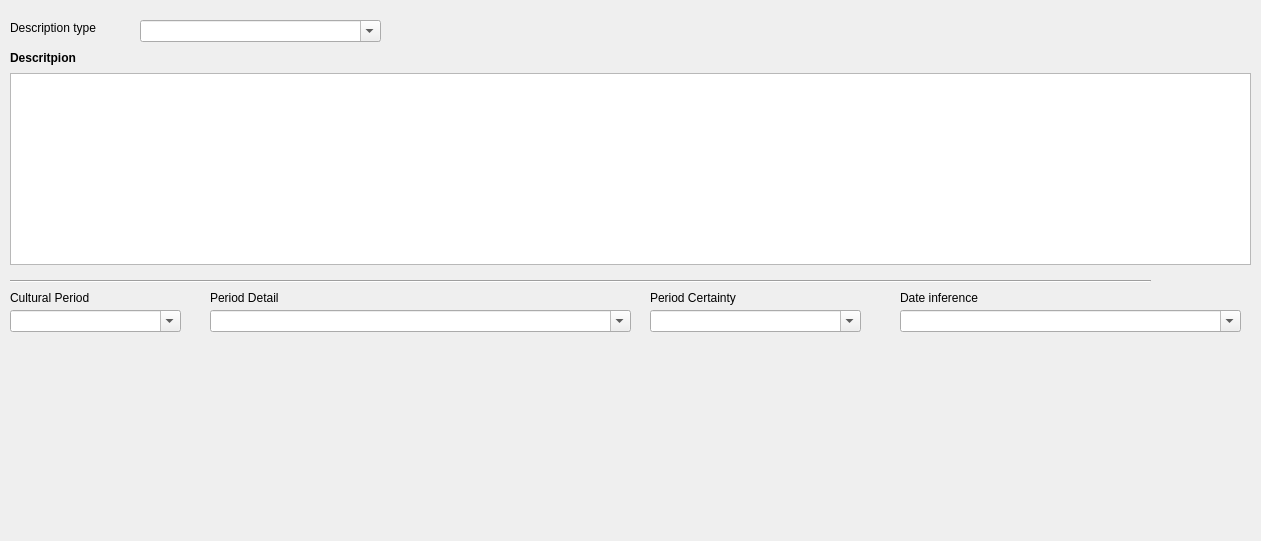
       <widget class="QWidget" name="toolBoxPage2">
        <property name="geometry">
         <rect>
          <x>0</x>
          <y>0</y>
          <width>1261</width>
          <height>541</height>
         </rect>
        </property>
        <attribute name="label">
         <string>Description Group - Period Group</string>
        </attribute>
        <widget class="QTextEdit" name="textEdit_description">
         <property name="geometry">
          <rect>
           <x>10</x>
           <y>73</y>
           <width>1241</width>
           <height>192</height>
          </rect>
         </property>
         <property name="sizePolicy">
          <sizepolicy hsizetype="Expanding" vsizetype="Expanding">
           <horstretch>0</horstretch>
           <verstretch>0</verstretch>
          </sizepolicy>
         </property>
         <property name="minimumSize">
          <size>
           <width>0</width>
           <height>20</height>
          </size>
         </property>
         <property name="maximumSize">
          <size>
           <width>16777215</width>
           <height>16000000</height>
          </size>
         </property>
         <property name="font">
          <font>
           <pointsize>8</pointsize>
          </font>
         </property>
        </widget>
        <widget class="QLabel" name="label_13">
         <property name="geometry">
          <rect>
           <x>10</x>
           <y>50</y>
           <width>91</width>
           <height>16</height>
          </rect>
         </property>
         <property name="sizePolicy">
          <sizepolicy hsizetype="Expanding" vsizetype="Preferred">
           <horstretch>0</horstretch>
           <verstretch>0</verstretch>
          </sizepolicy>
         </property>
         <property name="font">
          <font>
           <weight>75</weight>
           <bold>true</bold>
          </font>
         </property>
         <property name="text">
          <string>Descritpion</string>
         </property>
        </widget>
        <widget class="Line" name="line_4">
         <property name="geometry">
          <rect>
           <x>10</x>
           <y>273</y>
           <width>1141</width>
           <height>16</height>
          </rect>
         </property>
         <property name="orientation">
          <enum>Qt::Horizontal</enum>
         </property>
        </widget>
        <widget class="QComboBox" name="comboBox_definiton">
         <property name="geometry">
          <rect>
           <x>140</x>
           <y>20</y>
           <width>241</width>
           <height>22</height>
          </rect>
         </property>
         <property name="editable">
          <bool>true</bool>
         </property>
         <item>
          <property name="text">
           <string/>
          </property>
         </item>
         <item>
          <property name="text">
           <string>General description</string>
          </property>
         </item>
         <item>
          <property name="text">
           <string>Comments</string>
          </property>
         </item>
         <item>
          <property name="text">
           <string>Summary of Significance </string>
          </property>
         </item>
        </widget>
        <widget class="QLabel" name="label_18">
         <property name="geometry">
          <rect>
           <x>10</x>
           <y>20</y>
           <width>161</width>
           <height>16</height>
          </rect>
         </property>
         <property name="text">
          <string>Description type</string>
         </property>
        </widget>
        <widget class="QComboBox" name="comboBox_cp">
         <property name="geometry">
          <rect>
           <x>10</x>
           <y>310</y>
           <width>171</width>
           <height>22</height>
          </rect>
         </property>
         <property name="editable">
          <bool>true</bool>
         </property>
         <item>
          <property name="text">
           <string/>
          </property>
         </item>
         <item>
          <property name="text">
           <string>Islamic (North Africa)</string>
          </property>
         </item>
         <item>
          <property name="text">
           <string>Classical/Protohistoric/Pre-Islamic (North Africa)</string>
          </property>
         </item>
         <item>
          <property name="text">
           <string>Islamic (Iran)</string>
          </property>
         </item>
         <item>
          <property name="text">
           <string>Unknow</string>
          </property>
         </item>
        </widget>
        <widget class="QComboBox" name="comboBox_pd">
         <property name="geometry">
          <rect>
           <x>210</x>
           <y>310</y>
           <width>421</width>
           <height>22</height>
          </rect>
         </property>
         <property name="editable">
          <bool>true</bool>
         </property>
         <item>
          <property name="text">
           <string/>
          </property>
         </item>
         <item>
          <property name="text">
           <string>Roman Imperial (North Africa)</string>
          </property>
         </item>
         <item>
          <property name="text">
           <string>Islamic, Late (Ottoman/Saadi/Wattasid/Alaouite/Colonial) (North Africa)</string>
          </property>
         </item>
         <item>
          <property name="text">
           <string>Islamic, Early (Tahirid/Saffarid/Samanid/Buyids)(Iran)</string>
          </property>
         </item>
         <item>
          <property name="text">
           <string>Unknown</string>
          </property>
         </item>
        </widget>
        <widget class="QComboBox" name="comboBox_pc">
         <property name="geometry">
          <rect>
           <x>650</x>
           <y>310</y>
           <width>211</width>
           <height>22</height>
          </rect>
         </property>
         <property name="editable">
          <bool>true</bool>
         </property>
         <item>
          <property name="text">
           <string/>
          </property>
         </item>
         <item>
          <property name="text">
           <string>Not Applicable</string>
          </property>
         </item>
         <item>
          <property name="text">
           <string>Negligible</string>
          </property>
         </item>
         <item>
          <property name="text">
           <string>Low</string>
          </property>
         </item>
         <item>
          <property name="text">
           <string>Medium</string>
          </property>
         </item>
         <item>
          <property name="text">
           <string>High</string>
          </property>
         </item>
         <item>
          <property name="text">
           <string>Definite</string>
          </property>
         </item>
         <item>
          <property name="text">
           <string>Probable</string>
          </property>
         </item>
        </widget>
        <widget class="QComboBox" name="comboBox_di">
         <property name="geometry">
          <rect>
           <x>900</x>
           <y>310</y>
           <width>341</width>
           <height>22</height>
          </rect>
         </property>
         <property name="editable">
          <bool>true</bool>
         </property>
         <item>
          <property name="text">
           <string/>
          </property>
         </item>
         <item>
          <property name="text">
           <string>x</string>
          </property>
         </item>
        </widget>
        <widget class="QLabel" name="label_19">
         <property name="geometry">
          <rect>
           <x>10</x>
           <y>290</y>
           <width>121</width>
           <height>16</height>
          </rect>
         </property>
         <property name="text">
          <string>Cultural Period</string>
         </property>
        </widget>
        <widget class="QLabel" name="label_23">
         <property name="geometry">
          <rect>
           <x>210</x>
           <y>290</y>
           <width>131</width>
           <height>16</height>
          </rect>
         </property>
         <property name="text">
          <string>Period Detail</string>
         </property>
        </widget>
        <widget class="QLabel" name="label_37">
         <property name="geometry">
          <rect>
           <x>650</x>
           <y>290</y>
           <width>161</width>
           <height>16</height>
          </rect>
         </property>
         <property name="text">
          <string>Period Certainty</string>
         </property>
        </widget>
        <widget class="QLabel" name="label_40">
         <property name="geometry">
          <rect>
           <x>900</x>
           <y>290</y>
           <width>191</width>
           <height>16</height>
          </rect>
         </property>
         <property name="text">
          <string>Date inference</string>
         </property>
        </widget>
       </widget>
